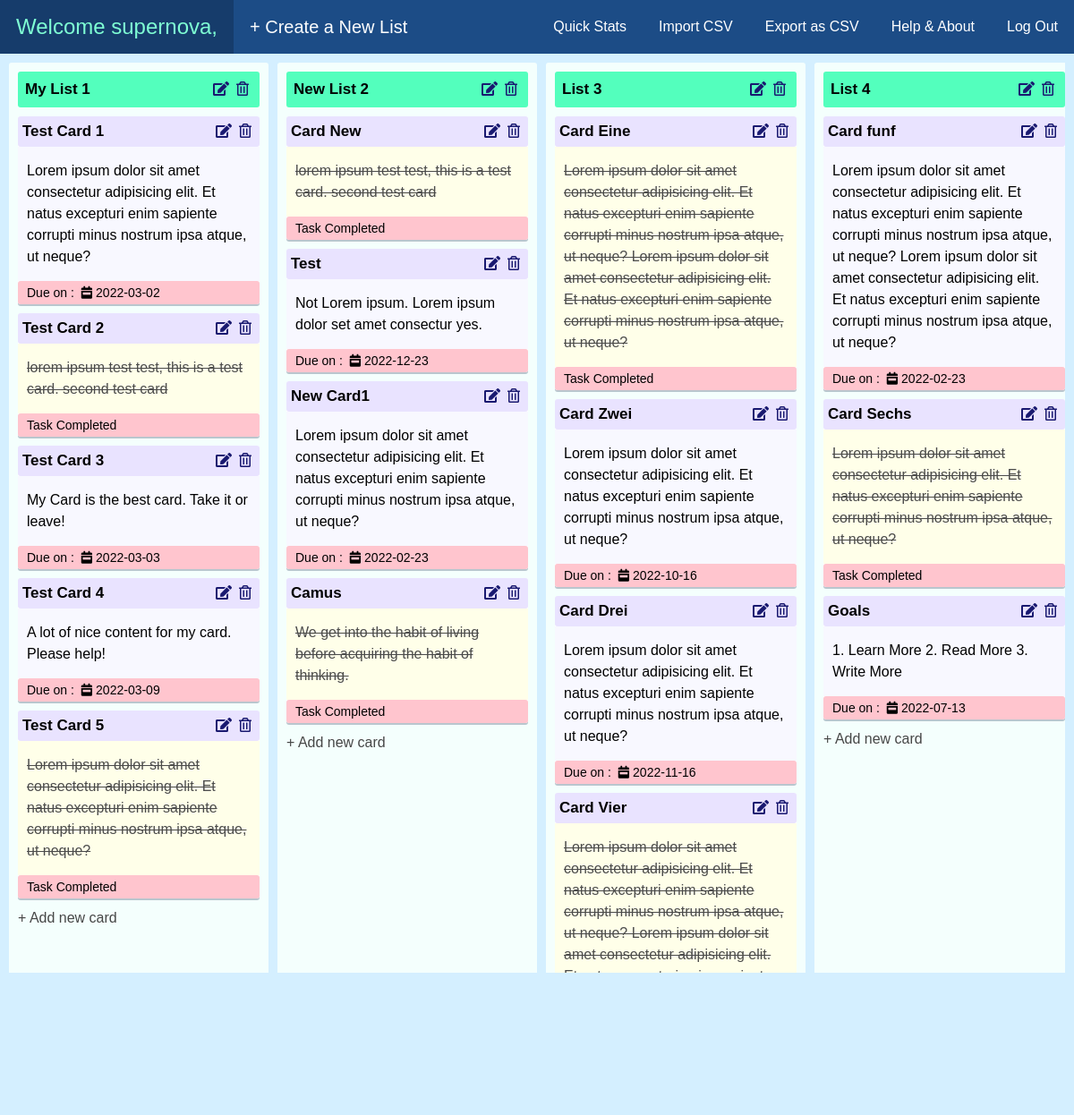
The app's page /supernova/dashboard (signed in) with its own data.
### flask_app/models.py (models this page shows)
class User(UserMixin, db.Model):
    id = db.Column(db.Integer, primary_key = True)
    username = db.Column(db.String(20), unique = True, nullable = False)
    email = db.Column(db.String, unique = True, nullable = False)
    password = db.Column(db.String(80), nullable = False)
    lists = db.relationship('List', backref='user', cascade='all,delete')

class List(db.Model):
    list_id = db.Column(db.Integer, primary_key = True)
    list_title = db.Column(db.String(30), nullable = False)
    user_id = db.Column(db.Integer, db.ForeignKey('user.id'), nullable = False)
    cards = db.relationship('Card', backref='list', cascade='all,delete')

class Card(db.Model):
    card_id = db.Column(db.Integer, primary_key = True)
    card_title = db.Column(db.String(30), nullable = False)
    card_content = db.Column(db.Text)
    status = db.Column(db.String, default = 'Pending') #completion status of the card: could be "completed" or "pending"
    deadline = db.Column(db.Date, nullable = False) #date when the card is due
    list_id = db.Column(db.Integer, db.ForeignKey('list.list_id'), nullable = False)

### flask_app/views.py (the view)
@app.route('/<username>/dashboard')
@login_required
def dashboard(username):
    return render_template('dashboard.html', user=current_user)

### flask_app/models.py (called while the page is built)
@login_manager.user_loader
def load_user(user_id):
    return User.query.get(int(user_id))

### flask_app/templates/dashboard.html (shortened to what this page needs)
<!DOCTYPE html>
<html lang="en">
<head>
    <link rel="stylesheet" href="https://cdnjs.cloudflare.com/ajax/libs/font-awesome/5.15.2/css/all.min.css"/>
    <link rel="stylesheet" href="{{ url_for('static', filename='style.css') }}">
</head>
<body>
    <header>
        <nav id="navbar">
            <h1><a href="/{{ user['username'] }}/dashboard">Welcome {{ user["username"] }},</a></h1>
            <h1 style="font-size: 20px;"><a href="/{{ user['username'] }}/create-list">+ Create a New List</a></h1>
            <ul>
                <li><a href="/{{ user['username'] }}/stats">Quick Stats</a></li>
                <li><a href="/{{ user['username'] }}/import">Import CSV</a></li>
                <li><a href="/{{ user['username'] }}/export">Export as CSV</a></li>
                <li><a href="/about">Help & About</a></li>
                <li><a href="/logout">Log Out</a></li>
            </ul>
        </nav>
    </header>
    {% if user["lists"]|length == 0 %}
    <div class="img-section">
        <img src="../static/images/kan_dashboard.jpg" alt="">
        <p>You don't have any lists {{ user["username"] }}. Create a new one!</p>
        <a href="/{{ user['username'] }}/create-list" class="btn">Create a List!</a>
    </div>
    {% else %}
  <div class="boards-container">
    {% for list in user["lists"] %}
        <div class="boards-container__board">
            <div class="boards-container__boardhead">
                <h1>{{ list["list_title"] }}</h1>
                <ul>
                    <li><a href="/{{ user['username'] }}/edit-list/{{ list['list_id'] }}" title="edit list"><i class="fas fa-edit"></i></a></li>
                    <li><a href="/{{ user['username'] }}/delete-list/{{ list['list_id'] }}" title="delete list"><i class="far fa-trash-alt"></i></a></li>
                </ul>
            </div>
        {% for card in list["cards"] %}
            <div class="boards-container__board__card">
                <div class="boards-container__board__cardhead">
                    <h1>{{ card["card_title"] }}</h1>
                    <ul>
                        <li><a href="/{{ user['username'] }}/edit-card/{{ card['card_id'] }}" title="edit card"><i class="fas fa-edit"></i></a></li>
                        <li><a href="/{{ user['username'] }}/delete-card/{{ card['card_id'] }}" title="delete card"><i class="far fa-trash-alt"></i></a></li>
                    </ul>
                </div>
                {% if card["status"] == 'Pending' %}
                    <div class="boards-container__board__cardcontent">
                        <p>
                            {{ card["card_content"] }}
                        </p>
                    </div>
                {% else %}
                    <div class="boards-container__board__cardcontent completed">
                        <p>
                            {{ card["card_content"] }}
                        </p>
                    </div>
                {% endif %}
                <div class="boards-container__board__cardfoot">
                    {% if card["status"] == 'Pending' %}
                        <p>Due on : <i class="fas fa-calendar-week"></i>{{ card["deadline"] }}</p>
                    {% else %}
                        <p>Task Completed</p>
                    {% endif %}
                </div>
            </div>
        {% endfor %}
            <div class="add-card-link">
                <a href="/{{user['username']}}/create-card/inside-list/{{ list['list_id'] }}">+ Add new card</a>
            </div>
        </div>
    {% endfor %}
  </div>
  {% endif %}
</body>
</html>

### flask_app/static/style.css (style rules this page uses)
* { margin: 0; padding: 0; box-sizing: border-box; }
html, body { font-family: 'Trebuchet MS', 'Lucida Sans Unicode', 'Lucida Grande', 'Lucida Sans', Arial, sans-serif; line-height: 1.5em; background-color: #d4efff; }
a { text-decoration: none; text-align: center; }
#navbar { background-color: #1C4C86; color: #fff; overflow: auto; }
#navbar a { display: block; color: #fff; padding: 18px; }
#navbar h1 { float: left; font-weight: 200; }
#navbar ul { list-style: none; float: right; }
#navbar ul li { float: left; }
.boards-container { margin: 10px; display: grid; grid-auto-columns: 290px; grid-auto-flow: column; grid-gap: 10px; overflow: auto; }
.boards-container__board { background: #f4fffd; border-radius: 3px; display: grid; grid-auto-rows: max-content; grid-gap: 10px; padding: 10px; }
.boards-container__boardhead { background-color:rgb(83, 255, 189); padding: 8px; border-radius: 3px; }
.boards-container__boardhead h1, .boards-container__board__cardhead h1 { font-size: 17px; float: left; }
.boards-container__boardhead ul, .boards-container__board__cardhead ul { list-style: none; float: right; }
.boards-container__boardhead ul li, .boards-container__board__cardhead ul li { float: left; }
.boards-container__boardhead ul li a, .boards-container__board__cardhead ul li a { padding: 0 4px; color: midnightblue; }
.boards-container__board__cardhead { background-color: #e9e3ff; padding: 5px; border-radius: 3px; overflow: auto; }
.boards-container__board__cardcontent { padding: 15px 10px; background-color: ghostwhite; }
.completed { text-decoration: line-through; opacity: 0.7; background: lightyellow; }
.boards-container__board__card { background: #fff; box-shadow: 0 2px 0 rgba(9,30,66,.25); border-radius: 3px; }
.boards-container__board__cardfoot { font-size: 14px; padding: 1px 10px; background: rgb(255, 197, 206); border-radius: 3px; }
.boards-container__board__cardfoot i { padding: 4px; }
.add-card-link a { color: #474747; text-decoration: none; }

### records on screen
User: username "supernova"
List: list_title "My List 1"
Card: card_title "Test Card 1", card_content "Lorem ipsum dolor sit amet consectetur adipisicing elit. Et natus excepturi enim sapiente corrupti minus nostrum ipsa atque, ut neque?", deadline "2022-03-02"
Card: card_title "Test Card 2", card_content "lorem ipsum test test, this is a test card. second test card", status "Task Completed"
Card: card_title "Test Card 3", card_content "My Card is the best card. Take it or leave!", deadline "2022-03-03"
Card: card_title "Test Card 4", card_content "A lot of nice content for my card. Please help!", deadline "2022-03-09"
Card: card_title "Test Card 5", card_content "Lorem ipsum dolor sit amet consectetur adipisicing elit. Et natus excepturi enim sapiente corrupti minus nostrum ipsa atque, ut neque?", status "Task Completed"
List: list_title "New List 2"
Card: card_title "Card New", card_content "lorem ipsum test test, this is a test card. second test card", status "Task Completed"
Card: card_title "Test", card_content "Not Lorem ipsum. Lorem ipsum dolor set amet consectur yes.", deadline "2022-12-23"
Card: card_title "New Card1", card_content "Lorem ipsum dolor sit amet consectetur adipisicing elit. Et natus excepturi enim sapiente corrupti minus nostrum ipsa atque, ut neque?", deadline "2022-02-23"
Card: card_title "Camus", card_content "We get into the habit of living before acquiring the habit of thinking.", status "Task Completed"
List: list_title "List 3"
Card: card_title "Card Eine", card_content "Lorem ipsum dolor sit amet consectetur adipisicing elit. Et natus excepturi enim sapiente corrupti minus nostrum ipsa atque, ut neque? Lorem ipsum dolor sit amet consectetur adipisicing elit. Et natus excepturi enim sapiente corrupti minus nostrum ipsa atque, ut neque?", status "Task Completed"
Card: card_title "Card Zwei", card_content "Lorem ipsum dolor sit amet consectetur adipisicing elit. Et natus excepturi enim sapiente corrupti minus nostrum ipsa atque, ut neque?", deadline "2022-10-16"
Card: card_title "Card Drei", card_content "Lorem ipsum dolor sit amet consectetur adipisicing elit. Et natus excepturi enim sapiente corrupti minus nostrum ipsa atque, ut neque?", deadline "2022-11-16"
Card: card_title "Card Vier", card_content "Lorem ipsum dolor sit amet consectetur adipisicing elit. Et natus excepturi enim sapiente corrupti minus nostrum ipsa atque, ut neque? Lorem ipsum dolor sit amet consectetur adipisicing elit. Et natus excepturi enim sapiente corrupti minus nostrum ipsa atque, ut neque?"
List: list_title "List 4"
Card: card_title "Card funf", card_content "Lorem ipsum dolor sit amet consectetur adipisicing elit. Et natus excepturi enim sapiente corrupti minus nostrum ipsa atque, ut neque? Lorem ipsum dolor sit amet consectetur adipisicing elit. Et natus excepturi enim sapiente corrupti minus nostrum ipsa atque, ut neque?", deadline "2022-02-23"
Card: card_title "Card Sechs", card_content "Lorem ipsum dolor sit amet consectetur adipisicing elit. Et natus excepturi enim sapiente corrupti minus nostrum ipsa atque, ut neque?", status "Task Completed"
Card: card_title "Goals", card_content "1. Learn More 2. Read More 3. Write More", deadline "2022-07-13"
